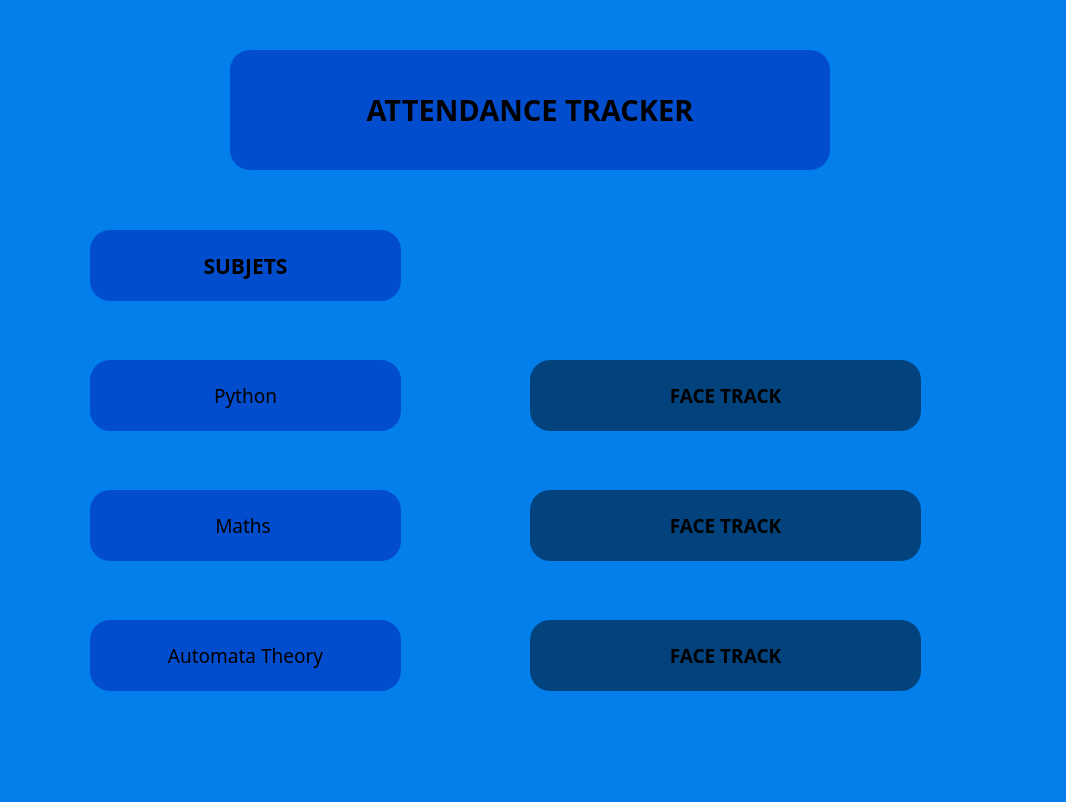
<?xml version="1.0" encoding="UTF-8"?>
<ui version="4.0">
 <class>MainWindow</class>
 <widget class="QMainWindow" name="MainWindow">
  <property name="geometry">
   <rect>
    <x>0</x>
    <y>0</y>
    <width>1066</width>
    <height>802</height>
   </rect>
  </property>
  <property name="font">
   <font>
    <family>Lucida Bright</family>
    <pointsize>16</pointsize>
    <weight>75</weight>
    <bold>true</bold>
   </font>
  </property>
  <property name="windowTitle">
   <string>MainWindow</string>
  </property>
  <property name="styleSheet">
   <string notr="true">background-color: rgb(3, 127, 236);</string>
  </property>
  <widget class="QWidget" name="centralwidget">
   <widget class="QLabel" name="label">
    <property name="geometry">
     <rect>
      <x>230</x>
      <y>50</y>
      <width>600</width>
      <height>120</height>
     </rect>
    </property>
    <property name="font">
     <font>
      <family>Lucida Bright</family>
      <pointsize>22</pointsize>
      <weight>75</weight>
      <bold>true</bold>
     </font>
    </property>
    <property name="styleSheet">
     <string notr="true">background-color: rgb(0, 0, 157,100);
border-radius:20px;</string>
    </property>
    <property name="text">
     <string>ATTENDANCE TRACKER</string>
    </property>
    <property name="alignment">
     <set>Qt::AlignCenter</set>
    </property>
   </widget>
   <widget class="QLabel" name="label_2">
    <property name="geometry">
     <rect>
      <x>90</x>
      <y>230</y>
      <width>311</width>
      <height>71</height>
     </rect>
    </property>
    <property name="font">
     <font>
      <family>Lucida Bright</family>
      <pointsize>16</pointsize>
      <weight>75</weight>
      <bold>true</bold>
     </font>
    </property>
    <property name="layoutDirection">
     <enum>Qt::LeftToRight</enum>
    </property>
    <property name="styleSheet">
     <string notr="true">background-color: rgb(2, 77, 205);
border-radius:20px;</string>
    </property>
    <property name="text">
     <string>SUBJETS</string>
    </property>
    <property name="alignment">
     <set>Qt::AlignCenter</set>
    </property>
   </widget>
   <widget class="QLabel" name="label_3">
    <property name="geometry">
     <rect>
      <x>90</x>
      <y>360</y>
      <width>311</width>
      <height>71</height>
     </rect>
    </property>
    <property name="font">
     <font>
      <family>Lucida Bright</family>
      <pointsize>14</pointsize>
      <weight>50</weight>
      <bold>false</bold>
     </font>
    </property>
    <property name="layoutDirection">
     <enum>Qt::LeftToRight</enum>
    </property>
    <property name="styleSheet">
     <string notr="true">background-color: rgb(2, 77, 205);
border-radius:20px;</string>
    </property>
    <property name="text">
     <string>Python</string>
    </property>
    <property name="alignment">
     <set>Qt::AlignCenter</set>
    </property>
   </widget>
   <widget class="QLabel" name="label_4">
    <property name="geometry">
     <rect>
      <x>90</x>
      <y>490</y>
      <width>311</width>
      <height>71</height>
     </rect>
    </property>
    <property name="font">
     <font>
      <family>Lucida Bright</family>
      <pointsize>14</pointsize>
      <weight>50</weight>
      <bold>false</bold>
     </font>
    </property>
    <property name="layoutDirection">
     <enum>Qt::LeftToRight</enum>
    </property>
    <property name="styleSheet">
     <string notr="true">background-color: rgb(2, 77, 205);
border-radius:20px;</string>
    </property>
    <property name="text">
     <string>Maths </string>
    </property>
    <property name="alignment">
     <set>Qt::AlignCenter</set>
    </property>
   </widget>
   <widget class="QLabel" name="label_5">
    <property name="geometry">
     <rect>
      <x>90</x>
      <y>620</y>
      <width>311</width>
      <height>71</height>
     </rect>
    </property>
    <property name="font">
     <font>
      <family>Lucida Bright</family>
      <pointsize>14</pointsize>
      <weight>50</weight>
      <bold>false</bold>
     </font>
    </property>
    <property name="layoutDirection">
     <enum>Qt::LeftToRight</enum>
    </property>
    <property name="styleSheet">
     <string notr="true">background-color: rgb(2, 77, 205);
border-radius:20px;</string>
    </property>
    <property name="text">
     <string>Automata Theory</string>
    </property>
    <property name="alignment">
     <set>Qt::AlignCenter</set>
    </property>
   </widget>
   <widget class="QPushButton" name="pushButton">
    <property name="geometry">
     <rect>
      <x>530</x>
      <y>360</y>
      <width>391</width>
      <height>71</height>
     </rect>
    </property>
    <property name="font">
     <font>
      <family>Lucida Bright</family>
      <pointsize>14</pointsize>
      <weight>75</weight>
      <bold>true</bold>
     </font>
    </property>
    <property name="styleSheet">
     <string notr="true">background-color: rgb(0, 0, 0,120);
border-radius:20px;</string>
    </property>
    <property name="text">
     <string>FACE TRACK</string>
    </property>
   </widget>
   <widget class="QPushButton" name="pushButton_2">
    <property name="geometry">
     <rect>
      <x>530</x>
      <y>490</y>
      <width>391</width>
      <height>71</height>
     </rect>
    </property>
    <property name="font">
     <font>
      <family>Lucida Bright</family>
      <pointsize>14</pointsize>
      <weight>75</weight>
      <bold>true</bold>
     </font>
    </property>
    <property name="styleSheet">
     <string notr="true">background-color: rgb(0, 0, 0,120);
border-radius:20px;</string>
    </property>
    <property name="text">
     <string>FACE TRACK</string>
    </property>
   </widget>
   <widget class="QPushButton" name="pushButton_3">
    <property name="geometry">
     <rect>
      <x>530</x>
      <y>620</y>
      <width>391</width>
      <height>71</height>
     </rect>
    </property>
    <property name="font">
     <font>
      <family>Lucida Bright</family>
      <pointsize>14</pointsize>
      <weight>75</weight>
      <bold>true</bold>
     </font>
    </property>
    <property name="styleSheet">
     <string notr="true">background-color: rgb(0, 0, 0,120);
border-radius:20px;</string>
    </property>
    <property name="text">
     <string>FACE TRACK</string>
    </property>
   </widget>
  </widget>
 </widget>
 <resources/>
 <connections/>
</ui>
